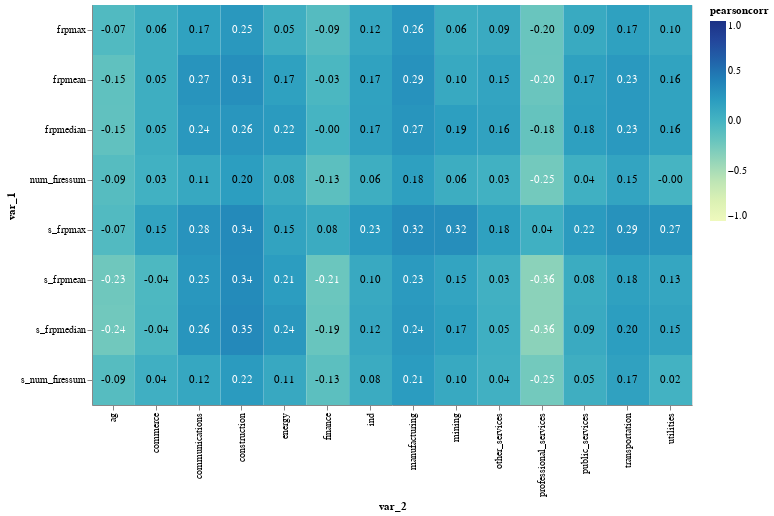

The code cell stored with this chart in its notebook:
### Code cell
dfcorr = ea.transf_4_heat(eda_df)
plo.pearson_heatmap(dfcorr)

### Figure 1 — Vega-Lite specification as saved in the notebook (floating-point values rounded to 4 significant figures)
{"config": {"view": {"continuousWidth": 400, "continuousHeight": 300}}, "layer": [{"mark": "rect", "encoding": {"color": {"type": "quantitative", "field": "pearsoncorr", "scale": {"domain": [-1, 1]}}, "x": {"type": "ordinal", "field": "var_2"}, "y": {"type": "ordinal", "field": "var_1"}}, "height": 400, "width": 600}, {"mark": "text", "encoding": {"color": {"condition": {"value": "white", "test": "(abs(datum.pearsoncorr) > 0.2)"}, "value": "black"}, "text": {"type": "nominal", "field": "label"}, "x": {"type": "ordinal", "field": "var_2"}, "y": {"type": "ordinal", "field": "var_1"}}}], "data": {"name": "data-4603a2fd63fe1e3e7b88d640d61bba57"}, "$schema": "https://vega.github.io/schema/vega-lite/v4.8.1.json", "datasets": {"data-4603a2fd63fe1e3e7b88d640d61bba57": [{"var_1": "num_firessum", "var_2": "ind", "pearsoncorr": 0.05821, "label": "0.06"}, {"var_1": "num_firessum", "var_2": "ag", "pearsoncorr": -0.09353, "label": "-0.09"}, {"var_1": "num_firessum", "var_2": "energy", "pearsoncorr": 0.08016, "label": "0.08"}, {"var_1": "num_firessum", "var_2": "mining", "pearsoncorr": 0.0621, "label": "0.06"}, {"var_1": "num_firessum", "var_2": "manufacturing", "pearsoncorr": 0.1846, "label": "0.18"}, {"var_1": "num_firessum", "var_2": "utilities", "pearsoncorr": -0.004107, "label": "-0.00"}, {"var_1": "num_firessum", "var_2": "construction", "pearsoncorr": 0.1995, "label": "0.20"}, {"var_1": "num_firessum", "var_2": "commerce", "pearsoncorr": 0.02965, "label": "0.03"}, {"var_1": "num_firessum", "var_2": "transportation", "pearsoncorr": 0.1477, "label": "0.15"}, {"var_1": "num_firessum", "var_2": "communications", "pearsoncorr": 0.1109, "label": "0.11"}, {"var_1": "num_firessum", "var_2": "finance", "pearsoncorr": -0.1255, "label": "-0.13"}, {"var_1": "num_firessum", "var_2": "professional_services", "pearsoncorr": -0.2487, "label": "-0.25"}, {"var_1": "num_firessum", "var_2": "public_services", "pearsoncorr": 0.03946, "label": "0.04"}, {"var_1": "num_firessum", "var_2": "other_services", "pearsoncorr": 0.02837, "label": "0.03"}, {"var_1": "frpmean", "var_2": "ind", "pearsoncorr": 0.1656, "label": "0.17"}, {"var_1": "frpmean", "var_2": "ag", "pearsoncorr": -0.1514, "label": "-0.15"}, {"var_1": "frpmean", "var_2": "energy", "pearsoncorr": 0.1726, "label": "0.17"}, {"var_1": "frpmean", "var_2": "mining", "pearsoncorr": 0.1018, "label": "0.10"}, {"var_1": "frpmean", "var_2": "manufacturing", "pearsoncorr": 0.2869, "label": "0.29"}, {"var_1": "frpmean", "var_2": "utilities", "pearsoncorr": 0.158, "label": "0.16"}, {"var_1": "frpmean", "var_2": "construction", "pearsoncorr": 0.3102, "label": "0.31"}, {"var_1": "frpmean", "var_2": "commerce", "pearsoncorr": 0.05474, "label": "0.05"}, {"var_1": "frpmean", "var_2": "transportation", "pearsoncorr": 0.2346, "label": "0.23"}, {"var_1": "frpmean", "var_2": "communications", "pearsoncorr": 0.2696, "label": "0.27"}, {"var_1": "frpmean", "var_2": "finance", "pearsoncorr": -0.03155, "label": "-0.03"}, {"var_1": "frpmean", "var_2": "professional_services", "pearsoncorr": -0.2025, "label": "-0.20"}, {"var_1": "frpmean", "var_2": "public_services", "pearsoncorr": 0.1735, "label": "0.17"}, {"var_1": "frpmean", "var_2": "other_services", "pearsoncorr": 0.147, "label": "0.15"}, {"var_1": "frpmedian", "var_2": "ind", "pearsoncorr": 0.1707, "label": "0.17"}, {"var_1": "frpmedian", "var_2": "ag", "pearsoncorr": -0.1528, "label": "-0.15"}, {"var_1": "frpmedian", "var_2": "energy", "pearsoncorr": 0.2212, "label": "0.22"}, {"var_1": "frpmedian", "var_2": "mining", "pearsoncorr": 0.1886, "label": "0.19"}, {"var_1": "frpmedian", "var_2": "manufacturing", "pearsoncorr": 0.2656, "label": "0.27"}, {"var_1": "frpmedian", "var_2": "utilities", "pearsoncorr": 0.1565, "label": "0.16"}, {"var_1": "frpmedian", "var_2": "construction", "pearsoncorr": 0.2606, "label": "0.26"}, {"var_1": "frpmedian", "var_2": "commerce", "pearsoncorr": 0.05355, "label": "0.05"}, {"var_1": "frpmedian", "var_2": "transportation", "pearsoncorr": 0.235, "label": "0.23"}, {"var_1": "frpmedian", "var_2": "communications", "pearsoncorr": 0.2437, "label": "0.24"}, {"var_1": "frpmedian", "var_2": "finance", "pearsoncorr": -0.00394, "label": "-0.00"}, {"var_1": "frpmedian", "var_2": "professional_services", "pearsoncorr": -0.1758, "label": "-0.18"}, {"var_1": "frpmedian", "var_2": "public_services", "pearsoncorr": 0.1832, "label": "0.18"}, {"var_1": "frpmedian", "var_2": "other_services", "pearsoncorr": 0.1612, "label": "0.16"}, {"var_1": "frpmax", "var_2": "ind", "pearsoncorr": 0.1168, "label": "0.12"}, {"var_1": "frpmax", "var_2": "ag", "pearsoncorr": -0.0677, "label": "-0.07"}, {"var_1": "frpmax", "var_2": "energy", "pearsoncorr": 0.05103, "label": "0.05"}, {"var_1": "frpmax", "var_2": "mining", "pearsoncorr": 0.06048, "label": "0.06"}, {"var_1": "frpmax", "var_2": "manufacturing", "pearsoncorr": 0.255, "label": "0.26"}, {"var_1": "frpmax", "var_2": "utilities", "pearsoncorr": 0.09913, "label": "0.10"}, {"var_1": "frpmax", "var_2": "construction", "pearsoncorr": 0.2454, "label": "0.25"}, {"var_1": "frpmax", "var_2": "commerce", "pearsoncorr": 0.05535, "label": "0.06"}, {"var_1": "frpmax", "var_2": "transportation", "pearsoncorr": 0.1729, "label": "0.17"}, {"var_1": "frpmax", "var_2": "communications", "pearsoncorr": 0.1668, "label": "0.17"}, {"var_1": "frpmax", "var_2": "finance", "pearsoncorr": -0.08647, "label": "-0.09"}, {"var_1": "frpmax", "var_2": "professional_services", "pearsoncorr": -0.1994, "label": "-0.20"}, {"var_1": "frpmax", "var_2": "public_services", "pearsoncorr": 0.09342, "label": "0.09"}, {"var_1": "frpmax", "var_2": "other_services", "pearsoncorr": 0.0905, "label": "0.09"}, {"var_1": "s_num_firessum", "var_2": "ind", "pearsoncorr": 0.07839, "label": "0.08"}, {"var_1": "s_num_firessum", "var_2": "ag", "pearsoncorr": -0.09318, "label": "-0.09"}, {"var_1": "s_num_firessum", "var_2": "energy", "pearsoncorr": 0.1077, "label": "0.11"}, {"var_1": "s_num_firessum", "var_2": "mining", "pearsoncorr": 0.101, "label": "0.10"}, {"var_1": "s_num_firessum", "var_2": "manufacturing", "pearsoncorr": 0.2122, "label": "0.21"}, {"var_1": "s_num_firessum", "var_2": "utilities", "pearsoncorr": 0.01922, "label": "0.02"}, {"var_1": "s_num_firessum", "var_2": "construction", "pearsoncorr": 0.2229, "label": "0.22"}, {"var_1": "s_num_firessum", "var_2": "commerce", "pearsoncorr": 0.04317, "label": "0.04"}, {"var_1": "s_num_firessum", "var_2": "transportation", "pearsoncorr": 0.1691, "label": "0.17"}, {"var_1": "s_num_firessum", "var_2": "communications", "pearsoncorr": 0.1223, "label": "0.12"}, {"var_1": "s_num_firessum", "var_2": "finance", "pearsoncorr": -0.1277, "label": "-0.13"}, {"var_1": "s_num_firessum", "var_2": "professional_services", "pearsoncorr": -0.248, "label": "-0.25"}, {"var_1": "s_num_firessum", "var_2": "public_services", "pearsoncorr": 0.05055, "label": "0.05"}, {"var_1": "s_num_firessum", "var_2": "other_services", "pearsoncorr": 0.03597, "label": "0.04"}, {"var_1": "s_frpmean", "var_2": "ind", "pearsoncorr": 0.09813, "label": "0.10"}, {"var_1": "s_frpmean", "var_2": "ag", "pearsoncorr": -0.228, "label": "-0.23"}, {"var_1": "s_frpmean", "var_2": "energy", "pearsoncorr": 0.2073, "label": "0.21"}, {"var_1": "s_frpmean", "var_2": "mining", "pearsoncorr": 0.1471, "label": "0.15"}, {"var_1": "s_frpmean", "var_2": "manufacturing", "pearsoncorr": 0.227, "label": "0.23"}, {"var_1": "s_frpmean", "var_2": "utilities", "pearsoncorr": 0.1282, "label": "0.13"}, {"var_1": "s_frpmean", "var_2": "construction", "pearsoncorr": 0.3384, "label": "0.34"}, {"var_1": "s_frpmean", "var_2": "commerce", "pearsoncorr": -0.04216, "label": "-0.04"}, {"var_1": "s_frpmean", "var_2": "transportation", "pearsoncorr": 0.177, "label": "0.18"}, {"var_1": "s_frpmean", "var_2": "communications", "pearsoncorr": 0.2481, "label": "0.25"}, {"var_1": "s_frpmean", "var_2": "finance", "pearsoncorr": -0.2092, "label": "-0.21"}, {"var_1": "s_frpmean", "var_2": "professional_services", "pearsoncorr": -0.3599, "label": "-0.36"}, {"var_1": "s_frpmean", "var_2": "public_services", "pearsoncorr": 0.07685, "label": "0.08"}, {"var_1": "s_frpmean", "var_2": "other_services", "pearsoncorr": 0.03474, "label": "0.03"}, {"var_1": "s_frpmedian", "var_2": "ind", "pearsoncorr": 0.1151, "label": "0.12"}, {"var_1": "s_frpmedian", "var_2": "ag", "pearsoncorr": -0.2386, "label": "-0.24"}, {"var_1": "s_frpmedian", "var_2": "energy", "pearsoncorr": 0.243, "label": "0.24"}, {"var_1": "s_frpmedian", "var_2": "mining", "pearsoncorr": 0.1731, "label": "0.17"}, {"var_1": "s_frpmedian", "var_2": "manufacturing", "pearsoncorr": 0.2432, "label": "0.24"}, {"var_1": "s_frpmedian", "var_2": "utilities", "pearsoncorr": 0.153, "label": "0.15"}, {"var_1": "s_frpmedian", "var_2": "construction", "pearsoncorr": 0.353, "label": "0.35"}, {"var_1": "s_frpmedian", "var_2": "commerce", "pearsoncorr": -0.0394, "label": "-0.04"}, {"var_1": "s_frpmedian", "var_2": "transportation", "pearsoncorr": 0.1987, "label": "0.20"}, {"var_1": "s_frpmedian", "var_2": "communications", "pearsoncorr": 0.2639, "label": "0.26"}, {"var_1": "s_frpmedian", "var_2": "finance", "pearsoncorr": -0.1943, "label": "-0.19"}, {"var_1": "s_frpmedian", "var_2": "professional_services", "pearsoncorr": -0.3566, "label": "-0.36"}, {"var_1": "s_frpmedian", "var_2": "public_services", "pearsoncorr": 0.09161, "label": "0.09"}, {"var_1": "s_frpmedian", "var_2": "other_services", "pearsoncorr": 0.04975, "label": "0.05"}, {"var_1": "s_frpmax", "var_2": "ind", "pearsoncorr": 0.2307, "label": "0.23"}, {"var_1": "s_frpmax", "var_2": "ag", "pearsoncorr": -0.07363, "label": "-0.07"}, {"var_1": "s_frpmax", "var_2": "energy", "pearsoncorr": 0.1536, "label": "0.15"}, {"var_1": "s_frpmax", "var_2": "mining", "pearsoncorr": 0.3156, "label": "0.32"}, {"var_1": "s_frpmax", "var_2": "manufacturing", "pearsoncorr": 0.32, "label": "0.32"}, {"var_1": "s_frpmax", "var_2": "utilities", "pearsoncorr": 0.2672, "label": "0.27"}, {"var_1": "s_frpmax", "var_2": "construction", "pearsoncorr": 0.3446, "label": "0.34"}, {"var_1": "s_frpmax", "var_2": "commerce", "pearsoncorr": 0.1528, "label": "0.15"}, {"var_1": "s_frpmax", "var_2": "transportation", "pearsoncorr": 0.2878, "label": "0.29"}, {"var_1": "s_frpmax", "var_2": "communications", "pearsoncorr": 0.2787, "label": "0.28"}, {"var_1": "s_frpmax", "var_2": "finance", "pearsoncorr": 0.08281, "label": "0.08"}, {"var_1": "s_frpmax", "var_2": "professional_services", "pearsoncorr": 0.03657, "label": "0.04"}, {"var_1": "s_frpmax", "var_2": "public_services", "pearsoncorr": 0.2212, "label": "0.22"}, {"var_1": "s_frpmax", "var_2": "other_services", "pearsoncorr": 0.1766, "label": "0.18"}]}}
